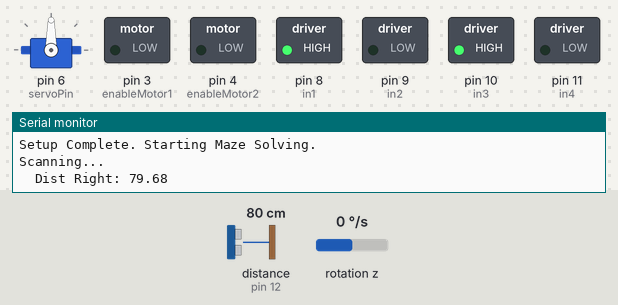
The sketch below on a simulated Arduino Uno, built with avr-gcc and run on an emulated ATmega328P. On the bench: servo, switched loads named in the sketch (green lamp = pin HIGH), the last lines printed to the serial monitor. Wiring (inferred from the names in the program): ultrasonic range finder: trigger pin 7; echo pin 12; MPU-6050 motion sensor at I2C address 0x68. The inputs (shaded band) are chosen by the test bench; at power-on: rotation z 0 °/s, distance to the obstacle (sensor on pin 12) 80 cm. The echo pulse lasts 58.3 µs per cm; pins used as bus, display or sensor lines are not drawn.

Above: at 5.67 s.
6.3 s: rotation z set to -192 °/s
At 8.6 s:
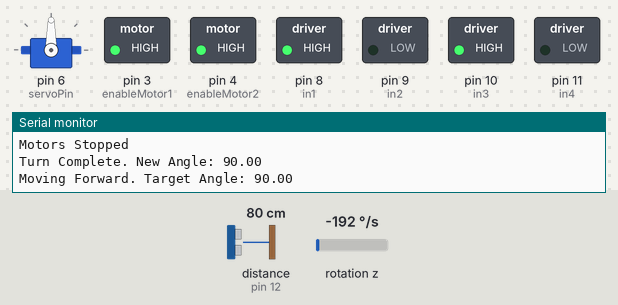
9.3 s: rotation z set to -100 °/s
At 10.97 s:
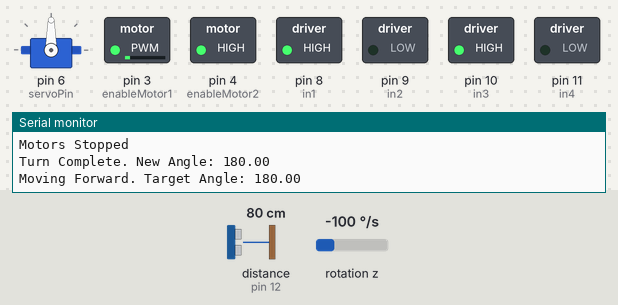
12.3 s: distance to the obstacle (sensor on pin 12) set to 23 cm
15.3 s: distance to the obstacle (sensor on pin 12) set to 18 cm
At 15.58 s:
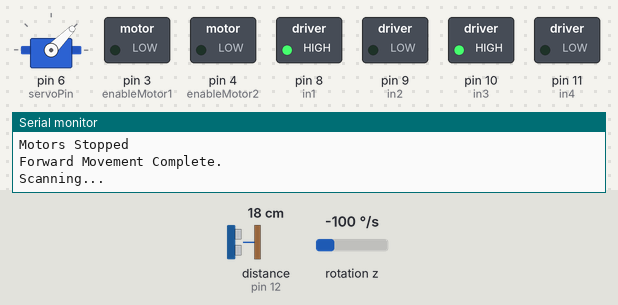
18.3 s: rotation z set to -107 °/s
20.1 s: rotation z set to -117 °/s
At 22.3 s:
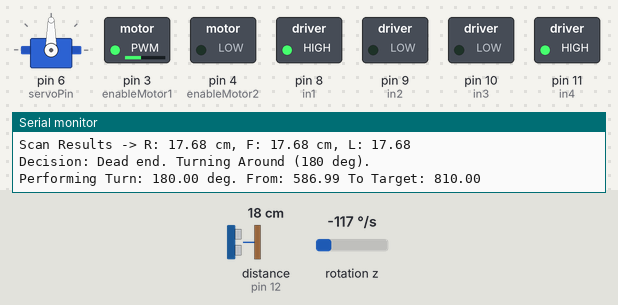
Timing chart, 0 to 23.5 s (numbered marks = the images above; inputs shaded):
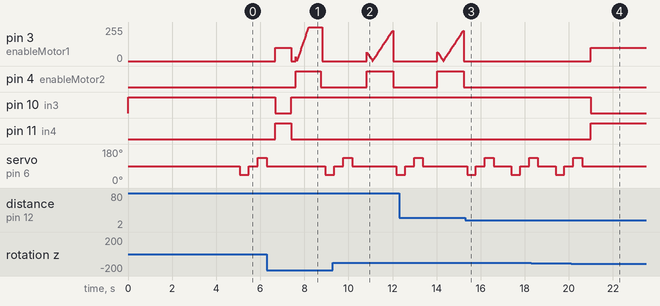

Measured:
- the behaviour switches between 21 and 20 cm on distance to the obstacle (sensor on pin 12) (found by bisection; images 2 and 3)
- the behaviour switches between -113 and -114 °/s on rotation z (found by bisection; images 3 and 4)
- after the input at 6.3 s, pin 4 (enableMotor2): LOW → HIGH after 1.3 s, → LOW 1.1 s later; servo on pin 6 (servoPin): 90° → 45° after 2.7 s
- after the input at 9.3 s, pin 4 (enableMotor2): LOW → HIGH after 1.5 s instead of 2.2 s; pin 10 (in3): stays HIGH (without the input it goes to LOW after 1.3 s); pin 11 (in4): stays LOW (without the input it goes to HIGH after 1.3 s)
- after the input at 15.3 s, pin 3 (enableMotor1): stops changing and stays 0/255; pin 4 (enableMotor2): stays LOW (without the input it goes to HIGH after 1.9 s)
- after the input at 20.1 s, pin 3 (enableMotor1): 0/255 → 100/255 after 0.90 s; pin 10 (in3): HIGH → LOW after 0.90 s; pin 11 (in4): LOW → HIGH after 0.90 s; servo on pin 6 (servoPin): goes on until 20.6 s, then stays 90°

The sketch:

main.ino
```cpp
#include <Wire.h>
#include <Servo.h>

// Pin definitions
const int enableMotor1 = 3;  // PWM pin for Left Motor
const int in1 = 8;           // Left Motor direction
const int in2 = 9;           // Left Motor direction
const int enableMotor2 = 4;  // PWM pin for Right Motor
const int in3 = 10;          // Right Motor direction
const int in4 = 11;          // Right Motor direction

const int trigPin = 7;
const int echoPin = 12;
const int servoPin = 6;

// Servo angles for scanning
const int SERVO_LEFT_ANGLE = 135;   // Rover's left
const int SERVO_CENTER_ANGLE = 90;
const int SERVO_RIGHT_ANGLE = 45;   // Rover's right

// Distances and Speed
const float WALL_DETECT_DISTANCE = 10.0;     // cm, objects closer than this are walls
const float WALL_THRESHOLD_OPEN = 20.0;     // cm, if opening is larger than this, it's considered a path
const int MOTOR_BASE_SPEED = 130;          // Base speed for motors (0-255)
const int MOTOR_TURN_SPEED = 100;          // Speed for turning
const unsigned long MOVE_FORWARD_DURATION_MS = 1200; // Duration for one "unit" of forward movement

// MPU6050 Gyro Variables
const int MPU_ADDR = 0x68;
int16_t GyZ_raw;                 // Raw Z-axis gyro data
float gyroZBias = 0.0;           // Gyro Z-axis bias offset
float currentAngleZ = 0.0;       // Rover's current angle in degrees
float targetAngleZ = 0.0;        // Rover's target angle for straight movement
unsigned long lastTimeIntegration = 0;
const float GYRO_SENSITIVITY = 131.0; // LSB/(degrees/s) for MPU6050 default settings (FS_SEL=0)
const int GYRO_CALIBRATION_SAMPLES = 1000;

// PID for Straight Movement
const float KP_STRAIGHT = 2.5;   // Proportional gain for heading correction

// Turn Control
const float TURN_ANGLE_TOLERANCE = 3.0; // degrees, how close to target angle for turn to be "complete"

Servo myServo;

void setup() {
  Serial.begin(9600);
  Serial.println("Maze Solving Rover Initializing...");

  // Motor Pin Setup
  pinMode(enableMotor1, OUTPUT);
  pinMode(in1, OUTPUT);
  pinMode(in2, OUTPUT);
  pinMode(enableMotor2, OUTPUT);
  pinMode(in3, OUTPUT);
  pinMode(in4, OUTPUT);
  stopMotors(); // Ensure motors are off

  // Ultrasonic Sensor Setup
  pinMode(trigPin, OUTPUT);
  pinMode(echoPin, INPUT);

  // Servo Setup
  myServo.attach(servoPin);
  myServo.write(SERVO_CENTER_ANGLE); // Start centered
  delay(500); // Allow servo to reach position

  // MPU6050 Setup
  Wire.begin();
  Wire.beginTransmission(MPU_ADDR);
  Wire.write(0x6B); // PWR_MGMT_1 register
  Wire.write(0);    // Set to zero (wakes up the MPU-6050)
  Wire.endTransmission(true);
  Serial.println("MPU6050 Initialized.");

  calibrateGyro(); // Calibrate Gyro Z-axis

  lastTimeIntegration = micros(); // Initialize time for angle integration
  Serial.println("Setup Complete. Starting Maze Solving.");
  delay(1000);
}

void loop() {
  updateCurrentAngleZ(); // Continuously update the rover's angle
  mazeLogic();           // Execute the maze-solving decision logic
  delay(50);             // Short delay in the main loop
}

void calibrateGyro() {
  Serial.println("Calibrating Gyro... Keep rover stationary!");
  long gyZTotal = 0;

  for (int i = 0; i < GYRO_CALIBRATION_SAMPLES; i++) {
    Wire.beginTransmission(MPU_ADDR);
    Wire.write(0x47); // Starting register for GyZ (GYRO_ZOUT_H)
    Wire.endTransmission(false);
    Wire.requestFrom(MPU_ADDR, 2, true); // Read 2 bytes (GyZ H and L)
    int16_t rawZ = Wire.read() << 8 | Wire.read();
    gyZTotal += rawZ;
    delay(3); // Small delay between readings
  }
  gyroZBias = (float)gyZTotal / GYRO_CALIBRATION_SAMPLES;
  Serial.print("Gyro Z Bias calculated: ");
  Serial.println(gyroZBias);
}

void updateCurrentAngleZ() {
  Wire.beginTransmission(MPU_ADDR);
  Wire.write(0x47); // GYRO_ZOUT_H
  Wire.endTransmission(false);
  Wire.requestFrom(MPU_ADDR, 2, true); // Read GyZ H and L
  GyZ_raw = Wire.read() << 8 | Wire.read();

  unsigned long currentTime = micros();
  float deltaTime = (currentTime - lastTimeIntegration) / 1000000.0; // Convert to seconds
  lastTimeIntegration = currentTime;

  float angularVelocityZ = (GyZ_raw - gyroZBias) / GYRO_SENSITIVITY;

  // Integrate to get angle
  currentAngleZ += angularVelocityZ * deltaTime;
}

float getDistanceCm() {
  digitalWrite(trigPin, LOW);
  delayMicroseconds(2);
  digitalWrite(trigPin, HIGH);
  delayMicroseconds(10);
  digitalWrite(trigPin, LOW);
  float duration = pulseIn(echoPin, HIGH, 25000); // Added timeout (approx 4m range)
  float distance = (duration * 0.0343) / 2.0;
  if (distance == 0 || distance > 400) { // If timeout or out of sensible range
    return 400.0; // Return a large distance
  }
  return distance;
}

// Scans Right, Front, Left and stores distances
void scanEnvironment(float &distR, float &distF, float &distL) {
  Serial.println("Scanning...");
  myServo.write(SERVO_RIGHT_ANGLE);
  delay(400); // Allow servo to move and sensor to stabilize
  distR = getDistanceCm();
  Serial.print("  Dist Right: "); Serial.println(distR);

  myServo.write(SERVO_CENTER_ANGLE);
  delay(400);
  distF = getDistanceCm();
  Serial.print("  Dist Front: "); Serial.println(distF);

  myServo.write(SERVO_LEFT_ANGLE);
  delay(400);
  distL = getDistanceCm();
  Serial.print("  Dist Left: "); Serial.println(distL);

  myServo.write(SERVO_CENTER_ANGLE); // Return to center
  delay(300);
}

// --- Motor Control Functions ---
void setMotorSpeeds(int leftSpeed, int rightSpeed, bool leftForward, bool rightForward) {
  // Left Motor
  digitalWrite(in1, leftForward ? HIGH : LOW);
  digitalWrite(in2, leftForward ? LOW : HIGH);
  analogWrite(enableMotor1, constrain(abs(leftSpeed), 0, 255));

  // Right Motor
  digitalWrite(in3, rightForward ? HIGH : LOW);
  digitalWrite(in4, rightForward ? LOW : HIGH);
  analogWrite(enableMotor2, constrain(abs(rightSpeed), 0, 255));
}

void stopMotors() {
  setMotorSpeeds(0, 0, true, true); // Speed 0, direction doesn't matter
  Serial.println("Motors Stopped");
}

void moveForwardPID() {
  Serial.print("Moving Forward. Target Angle: "); Serial.println(targetAngleZ);
  unsigned long startTime = millis();

  while (millis() - startTime < MOVE_FORWARD_DURATION_MS) {
    updateCurrentAngleZ();
    float error = targetAngleZ - currentAngleZ;

    // Normalize error for heading -180 to 180
    while (error > 180.0) error -= 360.0;
    while (error < -180.0) error += 360.0;

    float correction = KP_STRAIGHT * error;

    int leftSpeed = MOTOR_BASE_SPEED - (int)correction;
    int rightSpeed = MOTOR_BASE_SPEED + (int)correction;

    setMotorSpeeds(leftSpeed, rightSpeed, true, true); // Both forward
    delay(20); // Control loop delay
  }
  stopMotors();
  Serial.println("Forward Movement Complete.");
}

void performTurn(float relativeTurnAngle) {
  Serial.print("Performing Turn: "); Serial.print(relativeTurnAngle);
  Serial.print(" deg. From: "); Serial.print(currentAngleZ);

  float turnInitialAngle = currentAngleZ;
  targetAngleZ += relativeTurnAngle; // Update the global target angle

  Serial.print(" To Target: "); Serial.println(targetAngleZ);

  if (relativeTurnAngle > 0) { // Turn Right (Clockwise)
    // Left motor forward, Right motor backward
    setMotorSpeeds(MOTOR_TURN_SPEED, MOTOR_TURN_SPEED, true, false);
  } else { // Turn Left (Counter-Clockwise)
    // Left motor backward, Right motor forward
    setMotorSpeeds(MOTOR_TURN_SPEED, MOTOR_TURN_SPEED, false, true);
  }

  // Loop until the turn is approximately complete
  // This measures total rotation from start of turn.
  while (true) {
    updateCurrentAngleZ();
    float angleTurned = currentAngleZ - turnInitialAngle;

    // Normalize angleTurned if currentAngleZ wraps around 0/360
    // This simple check assumes turns are less than 180 at a time mostly
    if (abs(relativeTurnAngle - angleTurned) > 180 && relativeTurnAngle != 0) {
         if (relativeTurnAngle > 0 && angleTurned < 0) angleTurned += 360; // e.g. target 10, current -350, turned 10
         else if (relativeTurnAngle < 0 && angleTurned > 0) angleTurned -= 360; // e.g. target -10, current 350, turned -10
    }

    if (abs(angleTurned) >= abs(relativeTurnAngle) - TURN_ANGLE_TOLERANCE) {
      break;
    }
    delay(10); // Loop delay for turn
  }

  stopMotors();
  currentAngleZ = targetAngleZ; // Aggressively set current angle to target to correct minor overshoot/undershoot
  Serial.print("Turn Complete. New Angle: "); Serial.println(currentAngleZ);
  delay(200); // Pause after turn
}


// --- Maze Solving Logic ---
void mazeLogic() {
    float distR, distF, distL;
    scanEnvironment(distR, distF, distL);

    Serial.print("Scan Results -> R: "); Serial.print(distR);
    Serial.print(" cm, F: "); Serial.print(distF);
    Serial.print(" cm, L: "); Serial.println(distL);

    if (distR > WALL_THRESHOLD_OPEN) {
        Serial.println("Decision: Path open to Right. Turning Right.");
        performTurn(90.0);      // Positive for right turn
        moveForwardPID();
    } else if (distF > WALL_THRESHOLD_OPEN) {
        Serial.println("Decision: Path open Forward. Moving Forward.");
        moveForwardPID();
    } else if (distL > WALL_THRESHOLD_OPEN) {
        Serial.println("Decision: Path open to Left. Turning Left.");
        performTurn(-90.0);     // Negative for left turn
        moveForwardPID();
    } else {
        Serial.println("Decision: Dead end. Turning Around (180 deg).");
        performTurn(180.0);    // Turn around
    }
    delay(100); // Short delay after an action sequence
}
```
